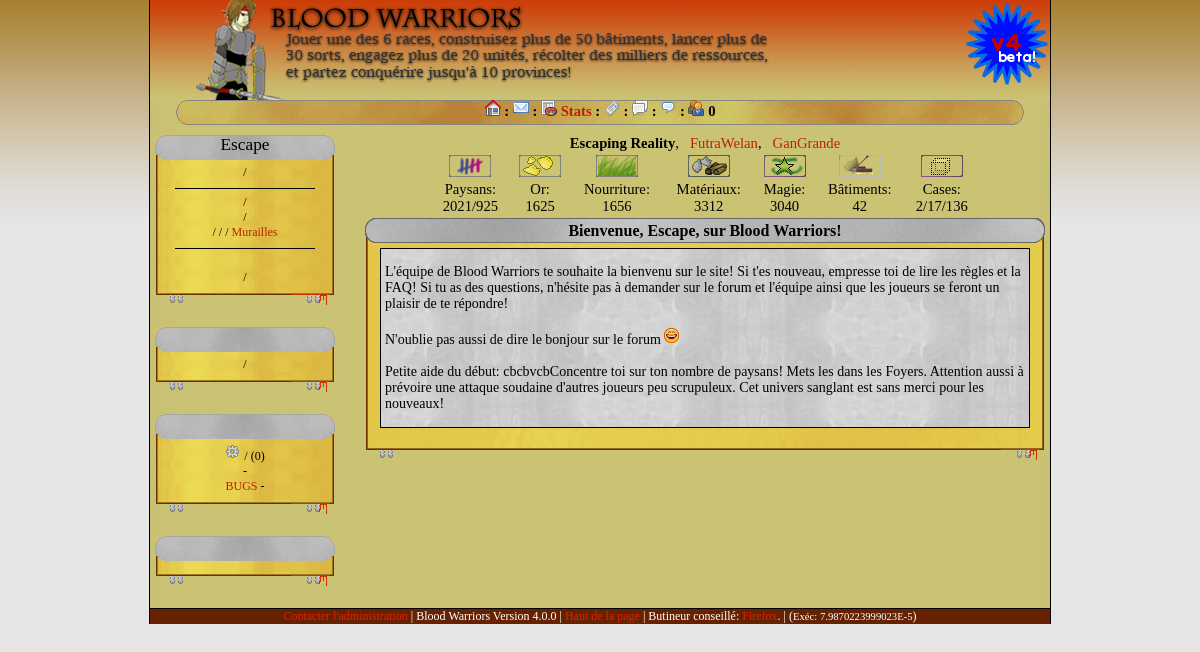
Screenshot of /index.php?p=index (signed in) with the database file from the repository.
### tables this page shows
CREATE TABLE `joueurs` (
  `id` int(9) NOT NULL auto_increment,
  `login` varchar(30) NOT NULL default '',
  `password` varchar(255) NOT NULL default '',
  `pseudo` varchar(20) NOT NULL default '',
  `royaume` varchar(30) NOT NULL default '',
  `race` tinyint(1) unsigned NOT NULL default '0',
  `victoires` smallint(2) unsigned NOT NULL default '0',
  `pertes` smallint(2) unsigned NOT NULL default '0',
  `acceslvl` tinyint(1) unsigned NOT NULL default '0',
  `puissance` int(4) unsigned NOT NULL default '0',
  `theme` tinyint(2) NOT NULL default '0',
  `avatar` varchar(255) NOT NULL default '',
  `vacances` int(4) unsigned NOT NULL default '0',
  `ally_id` int(4) unsigned NOT NULL default '0',
  `ally_lvl` tinyint(1) unsigned NOT NULL default '0',
  `lang` varchar(5) NOT NULL default '',
  `user_session` int(4) unsigned NOT NULL default '0',
  `prenom` varchar(30) NOT NULL default '',
  `nom` varchar(30) NOT NULL default '',
  `email` varchar(60) NOT NULL default '',
  `activationtime` int(9) NOT NULL default '0',
  `decouverte` varchar(255) NOT NULL default '',
  `aut` varchar(15) NOT NULL default '100000000000001',
  PRIMARY KEY  (`id`)
);

CREATE TABLE `provinces` (
  `id` int(4) unsigned NOT NULL auto_increment,
  `id_joueur` int(4) unsigned NOT NULL default '0',
  `name` varchar(40) NOT NULL default '',
  `x` mediumint(3) unsigned NOT NULL default '0',
  `y` mediumint(3) unsigned NOT NULL default '0',
  `gold` smallint(2) unsigned NOT NULL default '0',
  `food` smallint(2) unsigned NOT NULL default '0',
  `stone` smallint(2) unsigned NOT NULL default '0',
  `wood` smallint(2) unsigned NOT NULL default '0',
  `mat` smallint(2) NOT NULL,
  `craft` smallint(2) unsigned NOT NULL default '0',
  `peasant` smallint(2) unsigned NOT NULL default '0',
  `etat` tinyint(1) unsigned NOT NULL default '0',
  `buildings` smallint(2) unsigned NOT NULL default '0',
  `cases_usuable` smallint(2) unsigned NOT NULL default '0',
  `cases_notusuable` smallint(2) unsigned NOT NULL default '0',
  `cases_total` smallint(2) unsigned NOT NULL default '0',
  `victoires` smallint(2) unsigned NOT NULL default '0',
  `pertes` smallint(3) unsigned NOT NULL default '0',
  `puissance` mediumint(3) unsigned NOT NULL default '0',
  `type_province` tinyint(1) unsigned NOT NULL default '0',
  `muraille_normal` tinyint(1) unsigned NOT NULL,
  `muraille_enchante` tinyint(1) unsigned NOT NULL,
  `muraille_magie` smallint(2) unsigned NOT NULL,
  `satisfaction` tinyint(1) unsigned NOT NULL,
  `esclaves` smallint(2) unsigned NOT NULL,
  PRIMARY KEY  (`id`)
);

CREATE TABLE `temp_paysans` (
  `id` bigint(8) unsigned NOT NULL auto_increment,
  `id_joueur` int(4) unsigned NOT NULL default '0',
  `section` float NOT NULL default '0',
  `nombre` smallint(2) NOT NULL default '0',
  `time` int(4) unsigned NOT NULL default '0',
  `id_province` int(4) unsigned NOT NULL default '0',
  `extra_info` varchar(50) NOT NULL,
  `esclave` enum('N','O') NOT NULL default 'N',
  PRIMARY KEY  (`id`)
);

CREATE TABLE `messages` (
  `id_message` int(4) unsigned NOT NULL auto_increment,
  `id_from` int(4) unsigned NOT NULL default '0',
  `id_to` int(4) unsigned NOT NULL default '0',
  `titre` varchar(30) NOT NULL,
  `message` longtext NOT NULL,
  `time` int(4) unsigned NOT NULL default '0',
  `nouveau` tinyint(1) unsigned NOT NULL default '0',
  `location` char(3) NOT NULL default '',
  `expiration` int(4) unsigned NOT NULL,
  PRIMARY KEY  (`id_message`)
);

### lang/fr/lang_overall.php (called while the page is built)
<?php
$lang = array (
	'r_gold'		=> 'Or',
	'r_food'		=> 'Nourriture',
	'r_stone'		=> 'Pierre',
	'r_wood'		=> 'Bois',
	'r_mat'			=> 'Matériaux',
	'r_craft'		=> 'Magie',
	'r_peasant'	=> 'Paysans',
	'r_buildings'	=> 'Bâtiments',
	'r_cases'		=> 'Cases',
	'village'	=> 'Village',
	'town'		=> 'Ville',
	'city'		=> 'Cité',
	'metropole'	=> 'Métropole',
	'province'	=> 'Province',
	'page_title' => 'Blood Warriors :: Jeu de rôle francophone gratuit',
	'no_account' => 'Votre compte n\'existe pas!',
	'warns'	=> 'Avertissements',
	'good'	=> 'Points Étoiles',
	'hollydays'	=> 'En Vacances',
	'eof' => ''
);
?>

### include/function_mef.php (called while the page is built, shortened)
<?php
function affiche_variables_callback($text)
{
	$regex = '`\[bwvar\](.+)\[/bwvar\]`si';
	return preg_replace_callback($regex, 'affiche_variables_callback', $text);
}
function affiche($comment)
{
	$comment = affiche_variables_callback($comment);
	$comment = nl2br($comment);
	return $comment;
}
?>

### profil.php (the view, shortened to what this page needs)
<?php
$sql = "SELECT * FROM provinces WHERE id = '".$_SESSION['id_province']."' AND id_joueur = '".$_SESSION['id_joueur']."'";
$req = sql_query($sql);
$nbr = mysql_num_rows($req);
if ($nbr == 0) { echo "erreur"; exit; }
else
{
	$Res_Ressources = mysql_fetch_array($req);
	$sqlp = "SELECT nombre FROM `temp_paysans` WHERE `id_joueur` = '".$_SESSION['id_joueur']."' AND section = '0' AND id_province = '".$_SESSION['id_province']."'";
	$reqp = sql_query($sqlp);
	$resp = mysql_fetch_array($reqp);
	$pdispo = $resp['nombre'];
	echo "<center>\n";
	if (!isset($_GET['p'])) $PageEnCour = "index";
	else $PageEnCour = $_GET['p'];
	$reqProvinces = sql_query("SELECT `name`, `id`, `x`, `y` FROM provinces WHERE id_joueur = '".$_SESSION['id_joueur']."' ORDER BY `name` ASC");
	$cpt = 0;
	while($resProvinces = mysql_fetch_array($reqProvinces))
	{
		echo ($cpt > 0 ? ', &nbsp ' : null);
		if($resProvinces['id'] == $_SESSION['id_province']) {
			echo "<strong>".$resProvinces['name']."</strong>";
		} else {
			echo "<a href=\"?p=".$PageEnCour."&idprovince=".$resProvinces['id']."\">".$resProvinces['name']."</a>";
		}
		$cpt++;
	}
	echo "<br />\n";
	echo "<table width=\"550px\" border=\"0\">\n";
	echo "<tr>\n";
	echo "	<td style=\"text-align:center\">";
	echo "<img src=\"images/icons/peasant.png\" alt=\"".$lang_over['r_peasant']."\" title=\"".$lang_over['r_peasant']."\"/><br />".$lang_over['r_peasant'].":<br />".$pdispo."/".$Res_Ressources['peasant']."</td>\n";
	$Array = array('gold', 'food', 'mat', 'craft', 'buildings');
	for($i = 0; $i < count($Array); $i++)
	{
		echo "	<td style=\"text-align:center\"><img src=\"images/icons/".$Array[$i].".png\" alt=\"".$lang_over['r_'.$Array[$i]]."\" title=\"".$lang_over['r_'.$Array[$i]]."\"/><br />";
		echo $lang_over['r_'.$Array[$i]].':<br />'.$Res_Ressources[$Array[$i]]."</td>\n";
	}
	echo "	<td style=\"text-align:center\">";
	echo "<img src=\"images/icons/cases.png\" alt=\"".$lang_over['r_cases']."\" title=\"".$lang_over['r_cases']."\"/><br />".$lang_over['r_cases'].":<br />".$Res_Ressources['cases_usuable']."/".$Res_Ressources['cases_notusuable']."/".$Res_Ressources['cases_total']."</td>\n";
	echo "</tr></table>\n\n";
}
?>

### colonne.php (shortened to what this page needs)
<?php
if (session_is_registered("id_joueur") == false)
{
	?>
		<div class="colonne_top">Blood Warriors</div>
		<div class="colonne_main">
				<a href="?"><?php echo $lang_links['nocon_linkhome']; ?></a><br />
			<img src="images/trait.png" /><br />
				<a href="?p=faq"><?php echo $lang_links['nocon_linkfaq']; ?></a> /
				<a href="?p=regles"><?php echo $lang_links['rules']; ?></a><br />
			<img src="images/trait.png" /><br />
				<a href="?p=merci"><?php echo $lang_links['nocon_linkowner']; ?></a><br />
				<a href="?p=parte"><?php echo $lang_links['nocon_linklink']; ?></a><br />
				<a href="?p=download"><?php echo $lang_links['nocon_linkdown']; ?></a><br />
		</div>
		<div class="colonne_end"></div>
	<?php
		if ($CONF['game_status'] >= 1) { ?>
	<form name="form1" method="post" action="log.php">
		<div class="colonne_top"><?php echo $lang_links['nocon_title']; ?></div>
		<div class="colonne_main">
			<?php if($CONF['game_status'] >= 2) {
				echo "<p class=\"entoure\"><a href=\"?p=inscrip\">".$lang_links['nocon_linksub']."</a></p>\n";
			} ?>
			<div style="width: 80px; font-weight: bold;font-size: 8pt; float:left;">
				<?php echo $lang_links['nocon_login']; ?>
			</div>
			<div style=" float:left;">
				<input name="login" type="text" size="10">
			</div>
			<br style="clear: both;"/>
			<div style="width: 80px; font-weight: bold; font-size: 8pt; float:left;">
				<?php echo $lang_links['nocon_pwd']; ?>
			</div>
			<div style=" float:left;">
				<input name="mdp" type="password" size="10">
			</div>
			<br style="clear: both;"/>
			<?php echo $lang_links['nocon_auto']; ?>: <input type="checkbox" name="cookie" value="1" /><br />
			<input type="submit" name="Submit" value="<?php echo $lang_links['nocon_btn'];?>"><br />
			<a href="?p=lostpassword"><em><?php echo $lang_links['nocon_lost']; ?></em></a>
		</div>
		<div class="colonne_end"></div>
	</form>
	<?php } ?>
	<br />
<?php
}
else
{
	$MarcheR		= bw_batiavailable('marche', false);
	$FermR			= bw_batiavailable('ferme', false);
	$SortR			= bw_batiavailable('sorcelerie', false);
	$AllyR			= bw_batiavailable('auberge', false);
	$WoodMuraille	= bw_batiavailable(2);
	$StoneMuraille	= bw_batiavailable(29);
	$GranitMuraille	= bw_batiavailable(41);
	echo "			<div class=\"colonne_top\">\n";
	echo "				".$Joueur->pseudo;
	echo "\n			</div>\n";
	echo "			<div class=\"colonne_main\">\n";
	echo "				<a href=\"?p=index\">".$lang_links['index'].'</a> / <a href="?p=search2">'.$lang_links['search']."</a>";
	echo "				<br /><img src=\"images/trait.png\" /><br />\n";
	if($CONF['game_status'] >= 2) {
		echo "				<a href=\"?p=paysans\">".$lang_links['peasant']."</a> / ";
		echo " <a href=\"?p=const\">".$lang_links['const']."</a><br />\n";
		if($FermR == 1)	echo " / <a href=\"?p=bsp_terrain\">".$lang_links['land']."</a>";
		echo "<br />";
		if($MarcheR == 1)	echo " / <a href=\"?p=bsp_marche\">".$lang_links['market']."</a>";
		if($SortR == 1)	echo " / <a href=\"?p=bsp_sort\">".$lang_links['sorcery']."</a>";
		if($WoodMuraille || $StoneMuraille || $GranitMuraille) echo " / <a href=\"?p=bsp_murailles\">Murailles</a>";
		echo "\n				<br /><img src=\"images/trait.png\" /><br />\n";
		echo "				<a href=\"?p=unites\">".$lang_links['unites']."</a><br />\n";
		echo "				<a href=\"?p=war\">".$lang_links['war']."</a> / ";
		echo "<a href=\"?p=scores\">".$lang_links['scores']."</a><br />\n";
	}
	echo "			</div>\n";
	echo "			<div class=\"colonne_end\"></div>\n";
	echo "			<br />\n\n";
	if($AllyR == 1 && $CONF['game_status'] >= 2)
	{
		echo "			<div class=\"colonne_top\">".$lang_links['allyhead']."</div>\n";
		echo "			<div class=\"colonne_main\">\n";
		if($Joueur->ally_id != 0)
		{
			echo '				<a href="index.php?p=ally_news">'.$lang_links['allynews'].'</a> / ';
			echo '				<a href="index.php?p=forum2&theme=9">'.$lang_links['allyforum']."</a><br />\n";
		}
		else
		{
			echo "				<a href=\"index.php?p=ally_none\">".$lang_links['allysearch']."</a>\n";
		}
		echo "			</div>\n";
		echo "			<div class=\"colonne_end\">&nbsp;</div>\n";
		echo "			<br />\n\n";
	}
	echo "			<div class=\"colonne_top\">".$lang_links['title2']."</div>\n";
	echo "			<div class=\"colonne_main\">\n";
	echo '				<img src="images/icons/icon_parametres.png" alt="admin" /><a href="index.php?p=para">'.$lang_links['conf'].'</a> / <a href="index.php?p=memo">'.$lang_links['memos'].'</a>';
	$sqlmemo = "SELECT id_message FROM messages WHERE location = 'meo' AND id_from = '".$_SESSION['id_joueur']."'";
	$reqmemo = sql_query($sqlmemo);
	$nbrmemo = mysql_num_rows($reqmemo);
	echo ' ('.$nbrmemo.')<br />';
	echo '				<a href="index.php?p=faq">'.$lang_links['FAQ'].'</a> - <a href="index.php?p=regles">'.$lang_links['rules']."</a><br />\n";
	echo "				<a href=\"?p=errors\">BUGS</a> - \n";
	echo "			</div>\n";
	echo "			<div class=\"colonne_end\">&nbsp;</div>\n";
	echo "			<br />\n\n";
	if($_SESSION['aut'][1] == 1)
	{
		echo "			<div class=\"colonne_top\">".$lang_links['title3']."</div>\n";
		echo "			<div class=\"colonne_main\">\n";
		echo "			</div>\n";
		echo "			<div class=\"colonne_end\">&nbsp;</div>\n";
		echo "			<br />\n";
	}
}
?>

### profilium.php (shortened to what this page needs)
<?php
require ('./profil.php');
$sql = "SELECT message FROM messages WHERE location = 'acc'";
$req = sql_query($sql);
$res = sql_array($req);
echo "
<table class=\"newsmalltable\">
<tr>
	<td>
	<p style=\"font-size: 10.5pt;\">".affiche(stripslashes($res['message']))."</p>
	</td>
</tr>
</table>
";
?>

### css8.css (style rules this page uses)
body { background:url(images/css/v4/Background-V4.0.1.png); background-repeat : repeat-x; background-color: #e5e5e5; margin: 0px; padding: 0px; font-size: 11pt; }
div.colonne_top { background:url(images/css/v4/colonne_top.png); height: 25px; width: auto; font-size: 13pt; vertical-align: middle; }
div.colonne_main { background:url(images/css/v4/colonne_main.png); width: auto; background-repeat: repeat-y; padding-top: 5px; font-size: 9pt; }
div.colonne_end { width: auto; height: 25px; background:url(images/css/v4/colonne_end.png); background-repeat: no-repeat; padding: 0px; margin: 0px; }
table.newsmalltable { width: 650px; border: none; margin-left:auto; margin-right:auto; border-collapse: collapse; }
table.newsmalltable td { background:url('images/css/v4/in.png'); text-align: left; font-size: 9pt; border: 1px solid black; padding: 1px 4px; }
img { border: 0px; }
a:link { color:#b20; text-decoration:none; }

### rows the page displays
joueurs: pseudo "Escape"
provinces: name "Escaping Reality", peasant "925", gold "1625", food "1656", mat "3312", craft "3040", buildings "42", cases_usuable "2", cases_notusuable "17", cases_total "136"
provinces: name "FutraWelan"
provinces: name "GanGrande"
temp_paysans: nombre "2021"
messages: message "L'équipe de Blood Warriors te souhaite la bienvenu sur le site! Si t'es nouveau, empresse toi de lire les règles et la FAQ! Si tu as des questions, n'hésite pas à demander sur le forum et l'équipe ainsi que les joueurs se feront un plaisir de te répondre! N'oublie pas aussi de dire le bonjour sur le forum Petite aide du début: cbcbvcbConcentre toi sur ton nombre de paysans! Mets les dans les Foyers. Attention aussi à prévoire une attaque soudaine d'autres joueurs peu scrupuleux. Cet univers sanglant est sans merci pour les nouveaux!", message (picture)

### other values shown
$Connectes "0"
$nbrmemo "0"
$lang_over['r_peasant'] "Paysans"
$lang_over['r_'.$Array[$i]] "Or"
$lang_over['r_'.$Array[$i]] "Nourriture"
$lang_over['r_'.$Array[$i]] "Matériaux"
$lang_over['r_'.$Array[$i]] "Magie"
$lang_over['r_'.$Array[$i]] "Bâtiments"
$lang_over['r_cases'] "Cases"
$title "Bienvenue, Escape, sur Blood Warriors!"
$CONF['game_version'] "4.0.0"
$MicroTime['final'] "7.9870223999023E-5"
